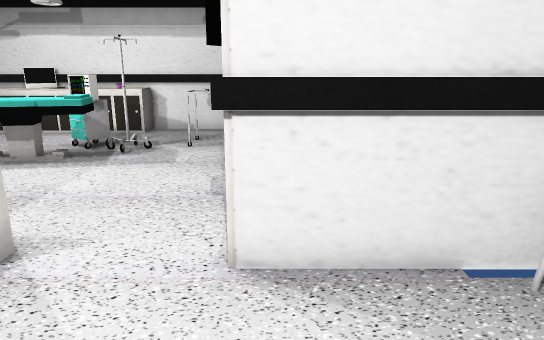
view 1 (above)

21 first-person views from a walk through a Unity game level. The camera is 1.3 m above the floor, tilts 14° down and sees 70° across. Doors are open. The floor is counted in squares, 0.5 m on a side. Each view is taken from the middle of a square. On the plan, view 1 faces up. The plan holds only what a view shows up to about 20 squares ahead; the rest is blank. The place goes on beyond the plan. Some animated figures are left out. Some surface patterns are stand-ins.

view 2
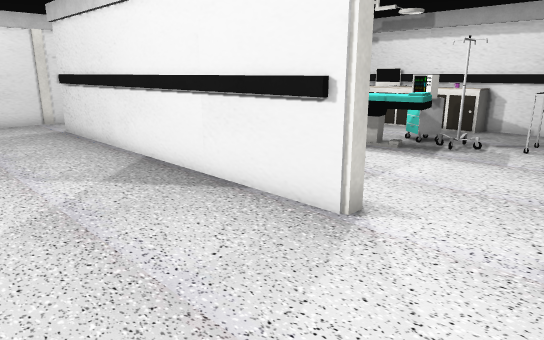

view 3
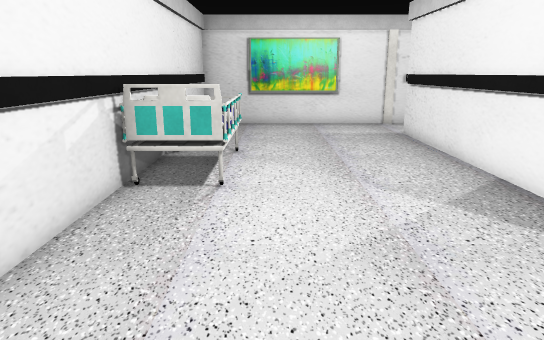

view 4
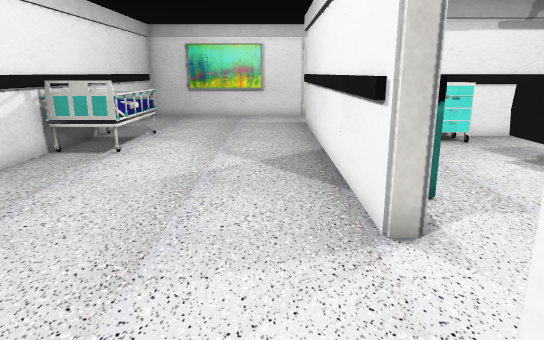

view 5
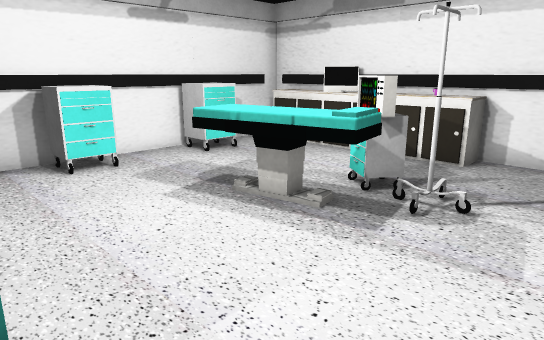

view 6
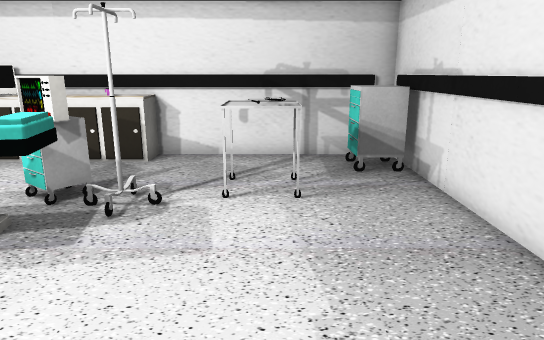

view 7
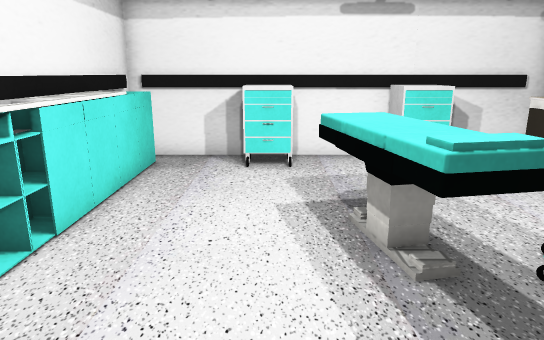

view 8
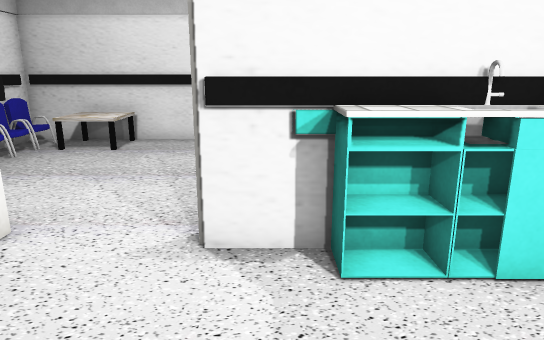

view 9
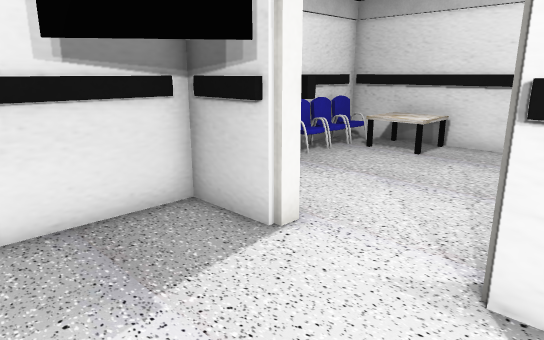

view 10
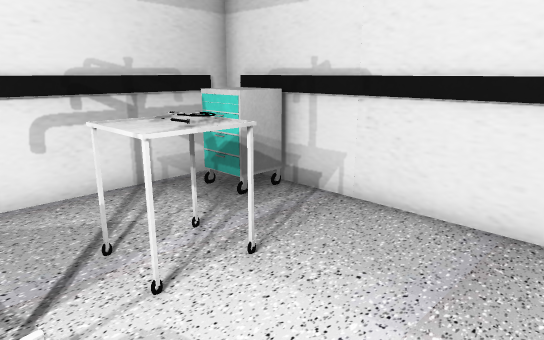

view 11
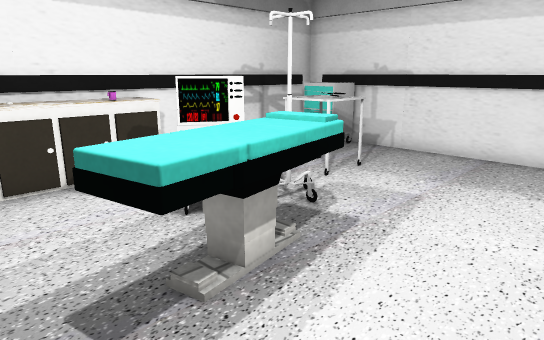

view 12
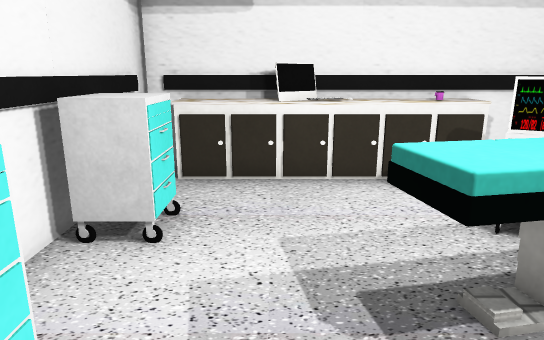

view 13
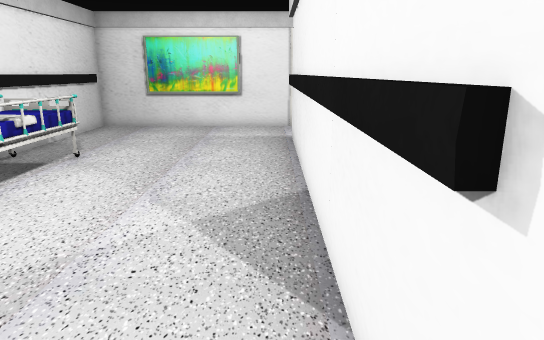

view 14
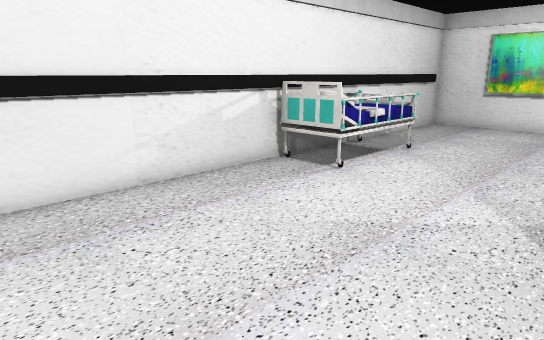

view 15
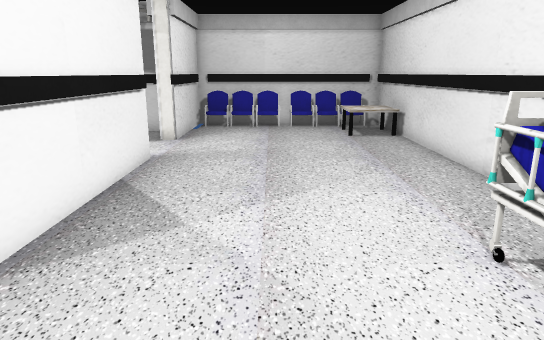

view 16
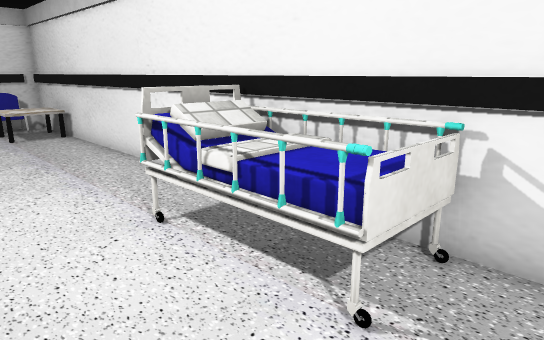

view 17
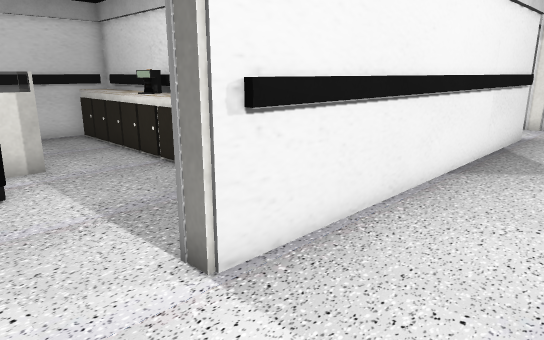

view 18
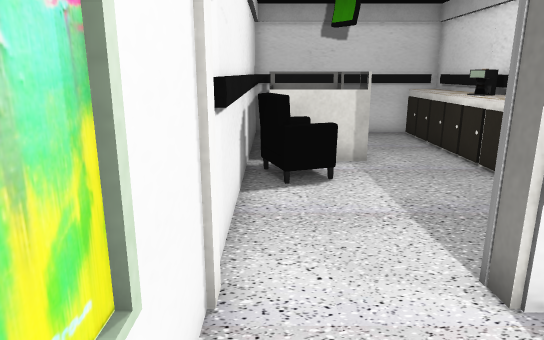

view 19
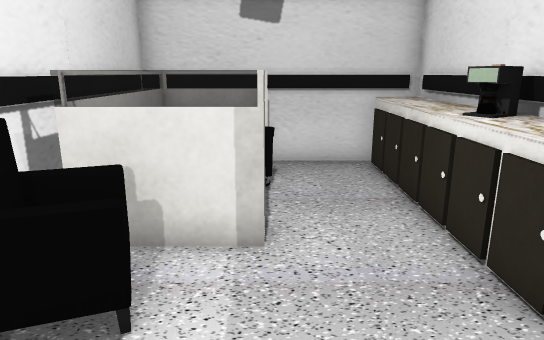

view 20
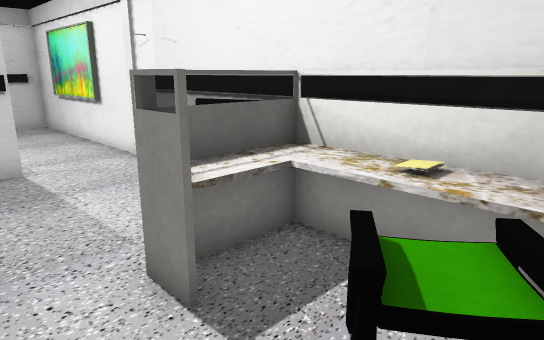

view 21
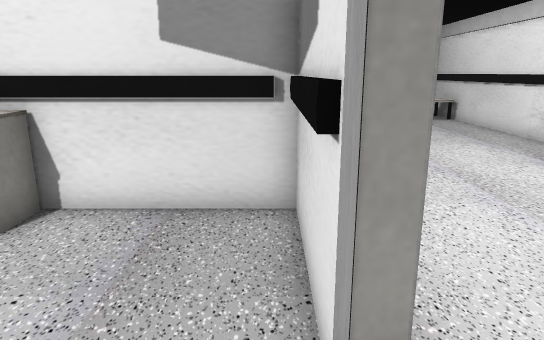

### Floor plan
Points are (right, up) in squares from view 1. A wall is a line through its corners. A room is listed if a view was taken in it or the views show most of it. See-through windows are left out.
Room 1 (views 1, 2, 3, 4, 13, 14, 15, 16, 17, 18)
walls: (-10.6, -4.4) (4.4, -4.4); (-4.4, 4.7) (-18.8, 4.7); (-3.9, 4.8) (-19.3, 4.8); (3.9, 4.7) (-0.6, 4.7); (-22.6, 2.5) (-22.6, -2.2); (-22.2, -4.4) (-12.2, -4.4); (4.4, -4.1) (4.4, 4.4); (4.5, 4.8) (-0.6, 4.8); (-22.7, 5.1) (-22.7, -4.6) (4.5, -4.6)
low walls: (0.4, -2.3) (2.5, -2.3); (3.2, -3.5) (4, -3.5) (4, -2.5) (4, -1.3); (4, 0.6) (4, 1.7); (4, -1) (4, 0.1); (4, 1.9) (4, 3); (4, 3.2) (4, 4.2)
ways out: open door at (-2.5, 5) to room 2; open door at (-21, 5) to room 3
objects: bed (-15, -4) to (-11, -2)
Room 2 (views 5, 6, 7, 8, 9, 10, 11, 12)
walls: (-1.1, 6.3) (0.5, 8.4); (1.7, 10.4) (1.7, 17.9); (1.9, 10.1) (1.9, 18.6) (-14.4, 18.6); (-14.3, 13.5) (-14.3, 10.4); (-0.6, 5.5) (1.9, 5.5) (1.9, 9); (-14.5, 10.5) (-14.5, 5.5) (-3.9, 5.5); (-14.3, 8.6) (-14.3, 5.9); (-0.6, 4.7) (-0.6, 5.7) (1.7, 5.7) (1.7, 8.9); (-13.5, 6.5) (-5.9, 6.5); (1.2, 18.5) (-13.9, 18.5); (-13.9, 5.7) (-3.9, 5.7) (-3.9, 4.8); (-14.3, 18) (-14.3, 15.4); (-14.5, 19.1) (-14.5, 17.4)
ways out: open door at (-2.5, 5) to room 1; gap at (-8, 7)
objects: other object (-14, 9) to (-13, 11); other object (-14, 14) to (-13, 15); cabinet (-13, 17) to (-6, 18); computer (-11, 18) to (-10, 18); bed (-10, 11) to (-6, 13); monitor (-7, 14) to (-6, 14); other object (-7, 15); pole (-5, 13); table (-3, 14) to (-1, 15); other object (0, 16) to (1, 18)
Room 3 (views 19, 20, 21)
walls: (-19.3, 5.5) (-14.7, 5.5) (-14.7, 10.5); (-14.9, 17.4) (-14.9, 17.9); (-14.7, 17.4) (-14.7, 18.6) (-22.7, 18.6); (-22.6, 17.9) (-22.6, 5.9); (-19.3, 4.8) (-19.3, 5.7) (-14.9, 5.7) (-14.9, 10.5); (-15, 18.5) (-22.7, 18.5) (-22.7, 5.1)
ways out: open door at (-21, 5) to room 1
objects: sofa (-22, 10); other object (-22, 13) to (-19, 18); other object (-22, 15) to (-21, 15); sofa (-21, 12); cabinet (-16, 11) to (-15, 18)

Where each view was taken, in squares from view 1:
view 1: 0 up, 0 right, facing up
view 2: 1 down, 0 right, facing up-left
view 3: 1 down, 2 left, facing left
view 4: 3 up, 2 right, facing left
view 5: 6 up, 2 left, facing up-left
view 6: 6 up, 2 left, facing up
view 7: 10 up, 2 left, facing left
view 8: 11 up, 5 left, facing down
view 9: 10 up, 5 left, facing down-right
view 10: 10 up, 5 left, facing up-right
view 11: 8 up, 11 left, facing up-right
view 12: 8 up, 11 left, facing up
view 13: 4 up, 3 left, facing left
view 14: 4 up, 2 left, facing down-left
view 15: 1 up, 16 left, facing right
view 16: 1 up, 17 left, facing down-right
view 17: 1 up, 22 left, facing up-right
view 18: 1 up, 22 left, facing up
view 19: 7 up, 19 left, facing up
view 20: 17 up, 17 left, facing down-left
view 21: 6 up, 22 left, facing right
